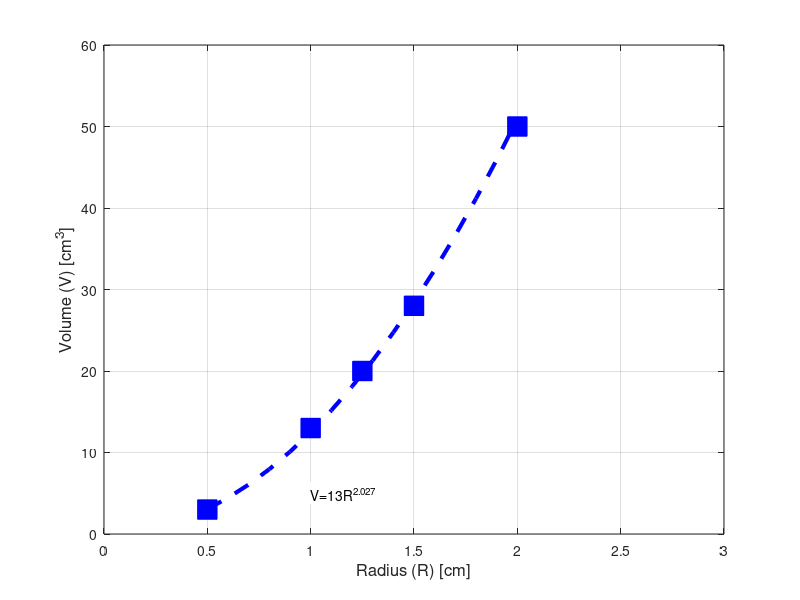

Recreate this plot in MATLAB.
clear
clc
close all


R=[0.5 1 1.25 1.5 2];
V=[3 13 20 28 50];



figure('Color','w')
plot(R,V,'sb','MarkerFaceColor','b','MarkerSize',14);
xlabel('Radius (R) [cm]','FontSize',12);
ylabel('Volume (V) [cm^3]','FontSize',12);
axis([0 3 0 60]);

grid on

C = polyfit(log(R), log(V), 1);
m=C(1);
b = exp(C(2));

Rpf=[.5:.1:2];
Vpf=b*Rpf.^m;

hold on
plot(Rpf, Vpf, '--b', 'LineWidth', 3)

TE = sprintf('V=%.0fR^{%0.3f}', b,m);
text(1,5,TE,'BackgroundColor', 'w');